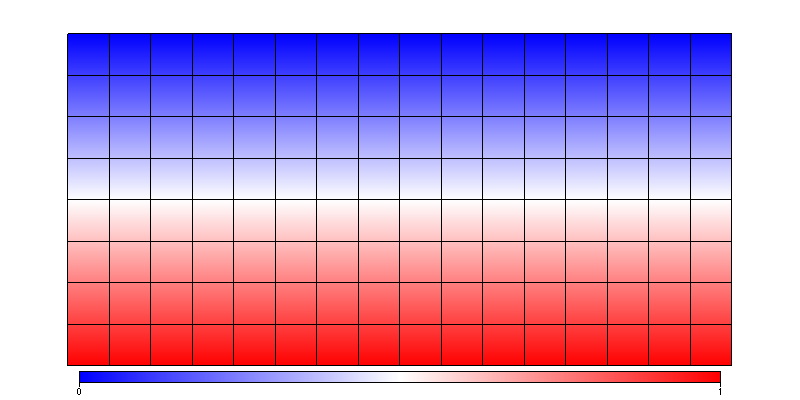
#> input picture UNSW/images/01_temperature.png, 800 x 400 px
$ python images.py ../../UNSW/images/01_temperature.png ../../UNSW/images/02_veltemp.png   (Python 2 division)   (older library calls are emulated)
#> lines starting #> are read from the running program, lines starting #| are printed output that depends on the picture; long printed decimals are rounded
##  Copyright (C), 2010, Monash University
##  Copyright (C), 2010, Victorian Partnership for Advanced Computing (VPAC)
##
##  This file is part of the CREDO library.
##  Developed as part of the Simulation, Analysis, Modelling program of
##  AuScope Limited, and funded by the Australian Federal Government's
##  National Collaborative Research Infrastructure Strategy (NCRIS) program.
##
##  This library is free software; you can redistribute it and/or
##  modify it under the terms of the GNU Lesser General Public
##  License as published by the Free Software Foundation; either
##  version 2.1 of the License, or (at your option) any later version.
##
##  This library is distributed in the hope that it will be useful,
##  but WITHOUT ANY WARRANTY; without even the implied warranty of
##  MERCHANTABILITY or FITNESS FOR A PARTICULAR PURPOSE.  See the GNU
##  Lesser General Public License for more details.
##
##  You should have received a copy of the GNU Lesser General Public
##  License along with this library; if not, write to the Free Software
##  Foundation, Inc., 51 Franklin Street, Fifth Floor, Boston,
##  MA  02110-1301  USA

"""Utilities for basic image analysis and testing in relation to CREDO.
Original image test comparison scripts contributed by Owen Kaluza.
You will need the Python Imaging Library (PIL) installed to use."""

import sys
from math import sqrt
from math import fabs

def importPIL():
    #Check for PIL
    #(requires pip install pillow)
    global Image
    global ImageChops
    try:
        import Image
        import ImageChops
    except ImportError:
        try:
            from PIL import Image
            from PIL import ImageChops
        except ImportError:
            print "Unable to import PIL, Image testing disabled"
            exit(0)

def normalise(array, maxval):
   norm = [float(x) / maxval for x in array]
   return norm

def channelDiff(channel, hist1, hist2, pixels, bins):
    """Calculates histogram difference in one colour channel"""
    offset = channel * 256
    #Divide into bins
    chan1 = [0] * bins
    chan2 = [0] * bins
    binrange = 256 / bins
    for x in range(256):
        bin = x / binrange
        #Prevent out of range due to rounding
        if (bin == bins): bin = bins-1
        chan1[bin] += hist1[x+offset]
        chan2[bin] += hist2[x+offset]

    #Subtract histograms to get distance vectors
    dist = [a - b for a, b in zip(chan1, chan2)]
    #Normalise values to [-1,1]
    dist = normalise(dist, pixels)

    #Sum distances and return euclidean distance between
    return sqrt(sum([x*x for x in (dist)])) / sqrt(2)

def luminanceDiff(img1, img2):
    """Calculate image difference by luminance histogram.

    :arg img1: open PIL image
    :arg img2: open PIL image
    :returns: float representing difference between images
      in luminance histogram space
    """

    #Ensure images are in single channel Luminance format
    im1 = img1.convert('L')
    im2 = img2.convert('L')

    #Calculate image difference by colour histogram
    width, height = im1.size
    pixels = width * height
    hist1 = im1.histogram()
    hist2 = im2.histogram()

    return channelDiff(0, hist1, hist2, pixels, 16)

def colourDiff(img1, img2):
    """Calculate image difference by colour histogram.

    :arg img1: open PIL image
    :arg img2: open PIL image
    :returns: float representing difference between images
      by colour histogram
    """

    #Ensure images are in 3 colour channel RGB format
    im1 = img1.convert('RGB')
    im2 = img2.convert('RGB')

    #Calculate image difference by colour histogram
    width, height = im1.size
    pixels = width * height
    hist1 = im1.histogram()
    hist2 = im2.histogram()

    #Average result from several different bin sizes
    #This reduces false negatives from the pathological case where
    #two images with large areas of similar colour differ over a bin boundary
    rsum = gsum = bsum = 0
    count = 0
    for bins in range(8,16):
        #Get diff for each RGB channel
        rsum += channelDiff(0, hist1, hist2, pixels, bins)
        gsum += channelDiff(1, hist1, hist2, pixels, bins)
        bsum += channelDiff(2, hist1, hist2, pixels, bins)
        count += 3

    #Average and return
    return (rsum + gsum + bsum) / count

def pixelDiff20x20(img1, img2):
    """Compare two open images on a 20x20 basis."""
    #Simple check for transforms: resize to 20x20 and compare pixel by pixel
    img1b = img1.resize((20, 20), Image.ANTIALIAS)
    img2b = img2.resize((20, 20), Image.ANTIALIAS)

    return pixelDiff(img1b, img2b)

def pixelDiff(img1, img2):
    """Compare two open images on a pixel by pixel basis."""
    width, height = img1.size
    pixels = width * height

    #This subtracts each pixel value from the other
    diff = ImageChops.difference(img1, img2)
    #Create an image vector
    components = []
    pix = diff.load()
    width, height = diff.size
    for x in range(width):
        for y in range(height):
            for z in pix[x,y]:
                components.append(z)

    #Calculate euclidean distance
    dist = sqrt(sum([x*x for x in (components)]))

    #Scale to [0,1] by dividing by maximum possible difference
    n = len(img1.getbands())
    maxdist = sqrt(pixels * n * (255*255))   #pixels * components * (255 possible values)^2
    return dist / maxdist

def compare(imgFilename1, imgFilename2, verbose=False):
    """Compare two image files.

    :returns: A tuple containing the diffs for each component
      (colour space, 400 pixel subsample)."""
#> called with imgFilename1 = '../../UNSW/images/01_temperature.png', imgFilename2 = '../../UNSW/images/02_veltemp.png', verbose = False
    img1 = Image.open(imgFilename1)
#> img1 is the input picture: PIL image 800x400 RGB; mean R, G, B 201.2, 158.2, 201.8
    img2 = Image.open(imgFilename2)
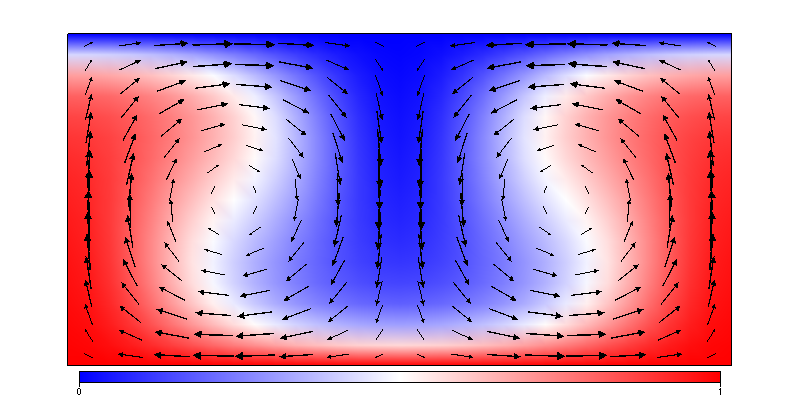
#> input picture UNSW/images/02_veltemp.png, 800 x 400 px
#> img2 is the input picture: PIL image 800x400 RGB; mean R, G, B 197.6, 152.8, 198.5
    #Check size and components match
    if img1.size != img2.size or img1.getbands() != img2.getbands():
        return [1.0, 1.0]
    #Colour comparison
    dist1 = colourDiff(img1, img2)
#> in colourDiff, `hist1 = im1.histogram()`: hist1 = 768 values, max 199008 at index 767, min 10 at index 3, mean 1250
#> in colourDiff, `hist2 = im2.histogram()`: hist2 = 768 values, max 187293 at index 767, min 22 at index 510, mean 1250
#> the loop in colourDiff, `for bins in range(8,16):` made 8 passes
#> (rsum, gsum, bsum) on passes 1 to 8: (0.0128, 0.0233, 0.0112), (0.0251, 0.0472, 0.0222), (0.0372, 0.0711, 0.0344), (0.0502, 0.0938, 0.0477), (0.0625, 0.114, 0.06), (0.0746, 0.136, 0.0723), (0.0889, 0.159, 0.0852), (0.104, 0.181, 0.0987)
#> after the loop in colourDiff, `for bins in range(8,16):`: bsum = 0.0987; count = 24; gsum = 0.181; rsum = 0.104
#> dist1 = 0.016
    if verbose: print "Colour space difference: %f" % dist1
    #Colour compare is not sensitive to flip/rotate so do
    #a simple pixel by pixel compare as well
    dist2 = pixelDiff20x20(img1, img2)
#> in pixelDiff20x20, `img1b = img1.resize((20, 20), Image.ANTIALIAS)`:
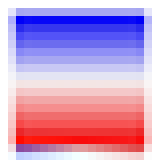
#> img1b: PIL image 20x20 RGB (shown 8 times larger); mean R, G, B 200.3, 157.2, 201.4
#> in pixelDiff20x20, `img2b = img2.resize((20, 20), Image.ANTIALIAS)`:
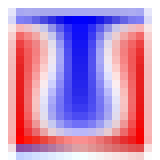
#> img2b: PIL image 20x20 RGB (shown 8 times larger); mean R, G, B 196.8, 151.4, 197.6
#> in pixelDiff, `diff = ImageChops.difference(img1, img2)`:
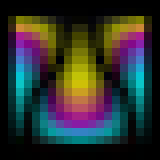
#> diff: PIL image 20x20 RGB (shown 8 times larger); mean R, G, B 45.9, 50.3, 46.6
#> in pixelDiff, `n = len(img1.getbands())`: n = 3
#> in pixelDiff, `maxdist = sqrt(pixels * n * (255*255))`: maxdist = 8833.5
#> dist2 = 0.29
    if verbose: print "Difference on 400 pixel subsample: %f" % dist2
    #Test fails if either value outside tolerance
    return dist1, dist2


if __name__ == "__main__":
    #Example usage, compare two images passed on command line
    importPIL()
    if len(sys.argv)>2:
        diffs = compare(sys.argv[1], sys.argv[2])
#> diffs = (0.016, 0.29)
        print diffs
#| (0.01596, 0.2903)
